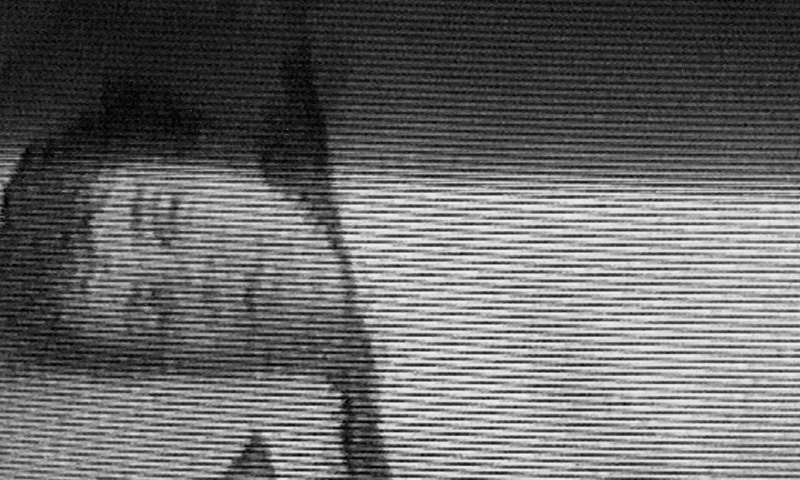
#> input picture assignment3/image3.png, 1600 x 960 px, given in place of img1.jpg, which was not available (shown at 1/2 size)
$ python s1091402_hw5.py
#> lines starting #> are read from the running program, lines starting #| are printed output that depends on the picture; after the words box and inside, x2 and y2 are one past the last pixel; in counts of white or black regions, pixels touching at a corner belong together; pictures that were not available may be replaced by others from this repository, and a replacement may not be noted
import cv2
import numpy as np

img1 = cv2.imread('img1.jpg')
#> img1 is the input picture: shape (960, 1600, 3); min 0, max 251, mean 104.6
resized_img1=cv2.resize(img1,(int(img1.shape[1]/10), int(img1.shape[0]/10)))
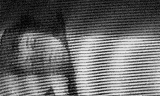
#> resized_img1: shape (96, 160, 3); min 1, max 238, mean 104.2
cv2.imshow('original1',resized_img1)
img2 = cv2.imread('img2.jpg')
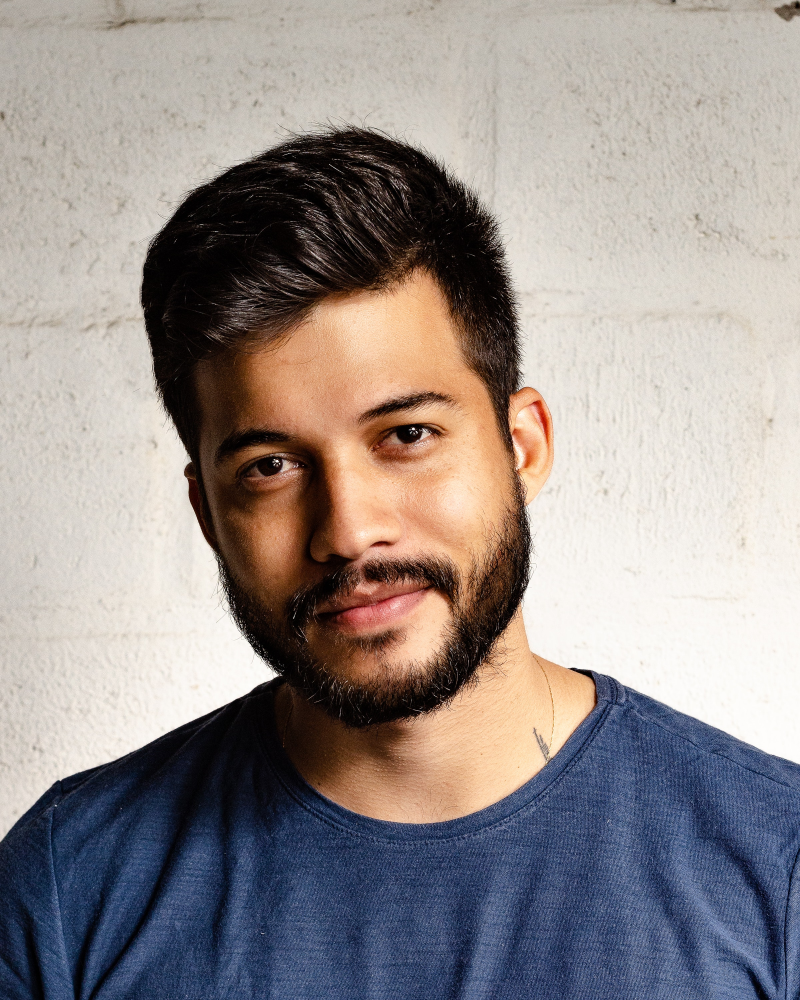
#> input picture assignment5/img2.jpg, 2400 x 3000 px (shown at 1/3 size)
#> img2 is the input picture: shape (3000, 2400, 3); mean B, G, R 140, 141.9, 150
resized_img2=cv2.resize(img2,(int(img2.shape[1]//6), int(img2.shape[0]//6)))
cv2.imshow('original2',resized_img2)
img3 = cv2.imread('img3.jpg')
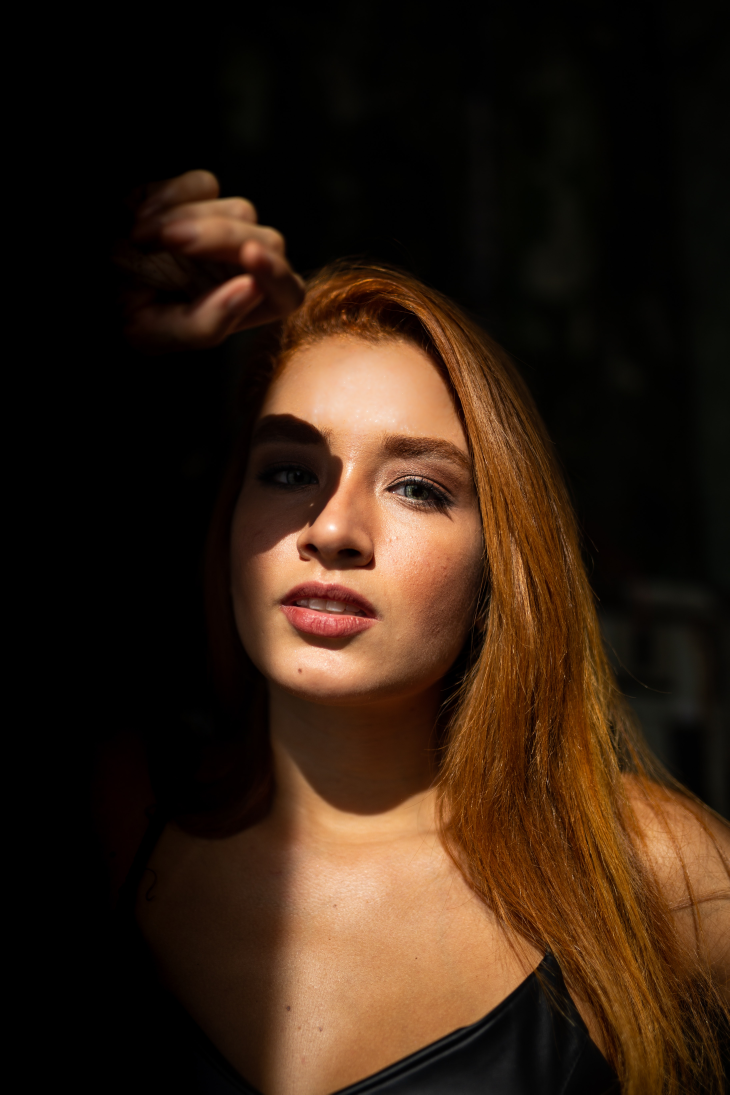
#> input picture assignment5/img3.jpg, 3648 x 5472 px (shown at 1/5 size)
#> img3 is the input picture: shape (5472, 3648, 3); mean B, G, R 18.7, 32.6, 51.4
resized_img3=cv2.resize(img3,(int(img3.shape[1]//10), int(img3.shape[0]//10)))
cv2.imshow('original3',resized_img3)

hsv_img1 = cv2.cvtColor(resized_img1, cv2.COLOR_BGR2HSV)
#> hsv_img1: shape (96, 160, 3); mean H, S, V 0, 0, 104.2
hsv_img2 = cv2.cvtColor(resized_img2, cv2.COLOR_BGR2HSV)
#> hsv_img2: shape (500, 400, 3); mean H, S, V 40.1, 77.2, 161.5
hsv_img3 = cv2.cvtColor(resized_img3, cv2.COLOR_BGR2HSV)
#> hsv_img3: shape (547, 364, 3); mean H, S, V 13.2, 119.9, 51.4

lower_skin = np.array([5, 60, 40], dtype=np.uint8)
upper_skin = np.array([40, 180, 255], dtype=np.uint8)

skin_mask1 = cv2.inRange(hsv_img1, lower_skin, upper_skin)
#> skin_mask1: shape (96, 160); every value is 0
skin_mask2 = cv2.inRange(hsv_img2, lower_skin, upper_skin)
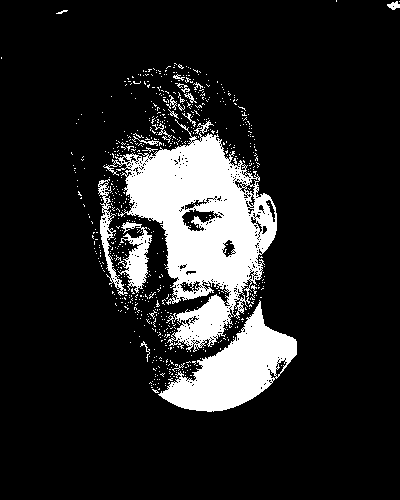
#> skin_mask2: shape (500, 400); 13.9% white; 696 white regions (675 under 20 px), largest, box (x1, y1, x2, y2) and area: (103, 119, 277, 352) 17076, (158, 300, 297, 412) 6608, (115, 222, 152, 293) 1112
skin_mask3 = cv2.inRange(hsv_img3, lower_skin, upper_skin)
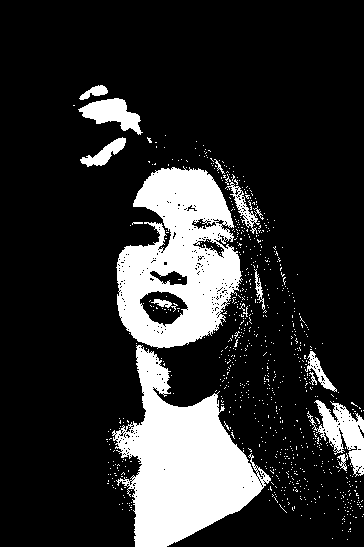
#> skin_mask3: shape (547, 364); 18.2% white; 823 white regions (809 under 20 px), largest, box (x1, y1, x2, y2) and area: (112, 345, 271, 547) 15638, (116, 166, 243, 349) 14159, (307, 400, 364, 477) 1812

resized_img1[skin_mask1>0]=(0,0,255)
resized_img2[skin_mask2>0]=(0,0,255)
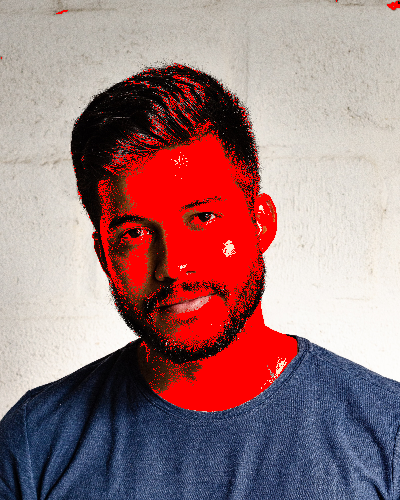
#> resized_img2: shape (500, 400, 3); mean B, G, R 124.8, 122, 158.8
resized_img3[skin_mask3>0]=(0,0,255)
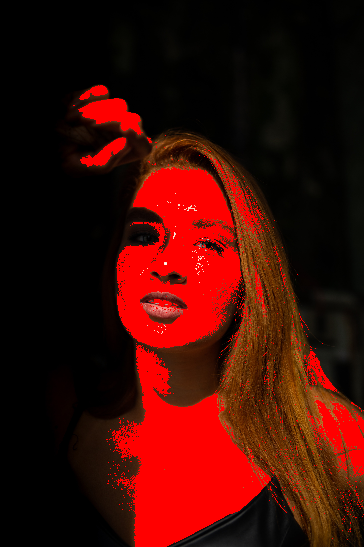
#> resized_img3: shape (547, 364, 3); mean B, G, R 3.6, 10.6, 66

cv2.imshow('skin Ditection1', resized_img1)
cv2.imshow('skin Ditection2', resized_img2)
cv2.imshow('skin Ditection3', resized_img3)

cv2.imshow('Skin Mask1', skin_mask1)
cv2.imshow('Skin Mask2', skin_mask2)
cv2.imshow('Skin Mask3', skin_mask3)

cv2.waitKey(0)
cv2.destroyAllWindows()
